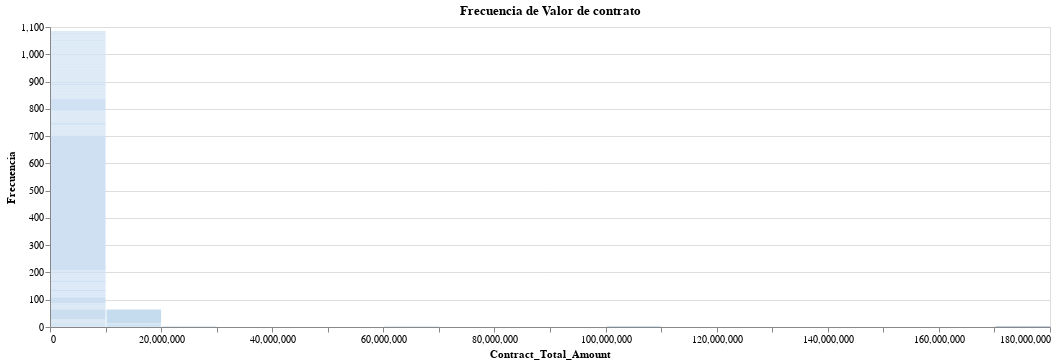

This figure's notebook cell:
### Code cell
source_contract = pd.DataFrame(df.Contract_Total_Amount.value_counts()).reset_index().rename(columns={"index":"Contract_Total_Amount", "Contract_Total_Amount":"Frequency"})

# # Histograma de valor de contratos
graph3=alt.Chart(source_contract).mark_bar().encode(
    alt.X('Contract_Total_Amount',bin=alt.Bin(maxbins=30), title="Contract_Total_Amount"),
    alt.Y('Frequency', title="Frecuencia"),
    alt.Color('Contract_Total_Amount', legend=None),
    tooltip=['Contract_Total_Amount', 'Frequency']
).properties(title="Frecuencia de Valor de contrato",width=1000)

display(graph3)

### Figure 1 — Vega-Lite specification as saved in the notebook (floating-point values rounded to 4 significant figures; data arrays with more than 128 entries replaced by an {"elided": "..."} marker saying what was removed)
{"$schema": "https://vega.github.io/schema/vega-lite/v5.14.1.json", "config": {"view": {"continuousHeight": 300, "continuousWidth": 300}}, "data": {"name": "data-28adcb1965bf4e383c49d88a99dc77ec"}, "datasets": {"data-28adcb1965bf4e383c49d88a99dc77ec": {"elided": "488 records"}}, "encoding": {"color": {"field": "Contract_Total_Amount", "legend": null, "type": "quantitative"}, "tooltip": [{"field": "Contract_Total_Amount", "type": "quantitative"}, {"field": "Frequency", "type": "quantitative"}], "x": {"bin": {"maxbins": 30}, "field": "Contract_Total_Amount", "title": "Contract_Total_Amount", "type": "quantitative"}, "y": {"field": "Frequency", "title": "Frecuencia", "type": "quantitative"}}, "mark": {"type": "bar"}, "title": "Frecuencia de Valor de contrato", "width": 1000}
